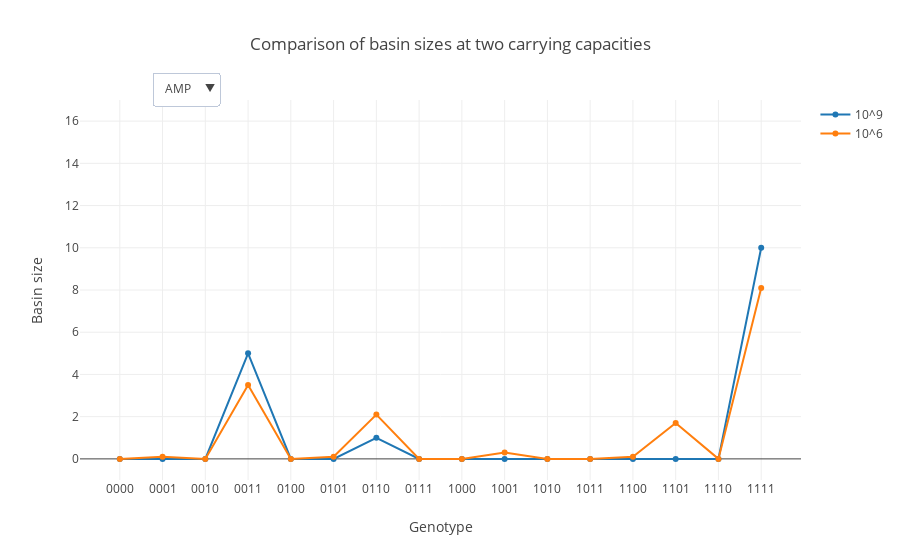

Notebook source saved alongside this figure:
### Code cell
data = [
    go.Scatter(y=bs['dataset2'][dataset2.index[0]], name='10^9'),
    go.Scatter(y=bs['dataset2_6'][dataset2.index[0]], name='10^6')
]
buttons = []
for name in dataset2.index:
    buttons.append(dict(
        args=[{'y': [bs['dataset2'][name], bs['dataset2_6'][name]]}],
        label=name,
        method='restyle'
    ))

updatemenus=list([
    dict(
        buttons=buttons,
        direction = 'down',
        pad = {'r': 10, 't': 10},
        showactive = True,
        x = 0.1,
        xanchor = 'left',
        y = 1.1,
        yanchor = 'top' 
    ),
])

layout = go.Layout(
    title='Comparison of basin sizes at two carrying capacities',
    xaxis=dict(
        ticktext=[format(i, '04b') for i in range(16)],
        tickvals=list(range(16)),
        title='Genotype',
        zeroline=False
    ),
    yaxis=dict(
        title='Basin size',
        range=[-1,17]
    ),
    updatemenus=updatemenus
)
fig = go.Figure(data=data, layout=layout)
iplot(fig, show_link=False)

### Figure 1 — Plotly figure (JSON) as saved in the notebook; plotly's stock layout.template omitted (floating-point values rounded to 4 significant figures)
{"data": [{"name": "10^9", "type": "scatter", "uid": "861d0ff0-150d-11e9-a481-8b84a76d037a", "y": [0, 0, 0, 5, 0, 0, 1, 0, 0, 0, 0, 0, 0, 0, 0, 10]}, {"name": "10^6", "type": "scatter", "uid": "861d0ff1-150d-11e9-be95-8b84a76d037a", "y": [0, 0.1, 0, 3.5, 0, 0.1, 2.1, 0, 0, 0.3, 0, 0, 0.1, 1.7, 0, 8.1]}], "layout": {"title": "Comparison of basin sizes at two carrying capacities", "updatemenus": [{"buttons": [{"args": [{"y": [[0, 0, 0, 5, 0, 0, 1, 0, 0, 0, 0, 0, 0, 0, 0, 10], [0, 0.1, 0, 3.5, 0, 0.1, 2.1, 0, 0, 0.3, 0, 0, 0.1, 1.7, 0, 8.1]]}], "label": "AMP", "method": "restyle"}, {"args": [{"y": [[0, 0, 6, 0, 0, 0, 0, 0, 0, 0, 0, 0, 0, 10, 0, 0], [0, 0.1, 4.3, 0, 0, 0.1, 0, 0, 0, 0.8, 0, 0.8, 0, 8.8, 0.1, 1]]}], "label": "AM", "method": "restyle"}, {"args": [{"y": [[0, 0, 0, 6, 3, 0, 0, 0, 0, 0, 0, 0, 0, 0, 7, 0], [0.4, 0, 0, 3.8, 5, 0, 0, 0, 0, 0, 0.3, 0, 0, 0, 5.1, 0]]}], "label": "CEC", "method": "restyle"}, {"args": [{"y": [[0, 0, 0, 4.3, 0, 0, 3, 0, 0, 0, 2.4, 0, 0, 0, 0, 6.4], [0, 0, 0, 4.9, 0.4, 0, 5, 0, 0.3, 0.1, 3.2, 0, 0.3, 0, 0, 3.3]]}], "label": "CTX", "method": "restyle"}, {"args": [{"y": [[0, 0, 0, 7, 0, 0, 0, 8, 0, 1, 0, 0, 0, 0, 0, 0], [0, 0, 0.3, 3.7, 0, 0, 0.6, 7.9, 0, 1.6, 0.3, 0, 0, 0, 0, 0.1]]}], "label": "ZOX", "method": "restyle"}, {"args": [{"y": [[0, 0, 0, 0, 4, 0, 0, 12, 0, 0, 0, 0, 0, 0, 0, 0], [0, 0, 0.3, 0, 5.1, 0, 0.5, 8.9, 0, 0, 0, 0.3, 0.1, 0, 0, 1.2]]}], "label": "CXM", "method": "restyle"}, {"args": [{"y": [[0, 0, 0, 2.5, 3.6, 0, 0, 0, 0, 0, 3.4, 0, 0, 0, 0, 7], [0, 0, 0.1, 3, 5.2, 0, 0, 0, 0, 0, 3, 0, 0.1, 0, 0, 3.5]]}], "label": "CRO", "method": "restyle"}, {"args": [{"y": [[0, 0, 0, 0, 3, 0, 0, 0, 0, 0, 0, 0, 0, 13, 0, 0], [0.1, 0.3, 0, 0, 3.1, 0.9, 0, 0, 0.1, 0, 0.7, 0.7, 0, 7.5, 0, 1.4]]}], "label": "AMC", "method": "restyle"}, {"args": [{"y": [[0, 0, 0, 1.2, 0, 4, 11, 0, 0, 0, 0, 0, 0, 0, 0, 0], [0, 0.1, 0.2, 3, 0, 5.3, 5.5, 0, 0, 0, 0, 0, 0, 0.8, 1.4, 0]]}], "label": "CAZ", "method": "restyle"}, {"args": [{"y": [[0, 0, 0, 0, 3, 0, 0, 7.3, 4, 0, 0, 0, 0, 1, 1, 0], [0, 0, 0, 0, 2.7, 0, 0.1, 3.1, 3.3, 0, 0, 0, 0, 2.9, 3, 0]]}], "label": "CTT", "method": "restyle"}, {"args": [{"y": [[0, 0, 0, 0, 0, 0, 0, 0, 0, 0, 0, 0, 0, 0, 0, 16], [0, 0.4, 0, 0, 0.5, 0, 0, 0, 0, 0.3, 0, 1.1, 0.7, 1.7, 0.1, 12]]}], "label": "SAM", "method": "restyle"}, {"args": [{"y": [[0, 0, 0, 2, 0, 9, 5, 0, 0, 0, 0, 0, 0, 0, 0, 0], [0.7, 0, 0.1, 2.9, 1.8, 4.7, 5.5, 0, 0.1, 0, 0, 0, 0, 0, 0.8, 0.4]]}], "label": "CPR", "method": "restyle"}, {"args": [{"y": [[0, 0, 0, 0, 0, 0, 0, 0, 0, 0, 2, 0, 0, 0, 0, 14], [0, 0, 0, 0.6, 0.1, 0.1, 1.2, 2.8, 0, 0, 3, 0, 0, 0, 0, 8.6]]}], "label": "CPD", "method": "restyle"}, {"args": [{"y": [[0, 0, 0, 0, 0, 14, 0, 0, 2, 0, 0, 0, 0, 0, 0, 0], [0.1, 0, 0.1, 0, 1.2, 11.3, 0.3, 0, 2.6, 0, 0, 0, 0, 0.4, 0, 0]]}], "label": "TZP", "method": "restyle"}, {"args": [{"y": [[1, 0, 0, 1, 0, 0, 0, 0, 0, 0, 3, 0, 0, 0, 0, 11], [1.4, 0, 0, 3, 0, 0.2, 0, 0, 0, 0, 3.6, 0, 0, 0.9, 0.3, 7.1]]}], "label": "FEP", "method": "restyle"}], "direction": "down", "pad": {"r": 10, "t": 10}, "showactive": true, "x": 0.1, "xanchor": "left", "y": 1.1, "yanchor": "top"}], "xaxis": {"ticktext": ["0000", "0001", "0010", "0011", "0100", "0101", "0110", "0111", "1000", "1001", "1010", "1011", "1100", "1101", "1110", "1111"], "tickvals": [0, 1, 2, 3, 4, 5, 6, 7, 8, 9, 10, 11, 12, 13, 14, 15], "title": "Genotype", "zeroline": false}, "yaxis": {"range": [-1, 17], "title": "Basin size"}}}
